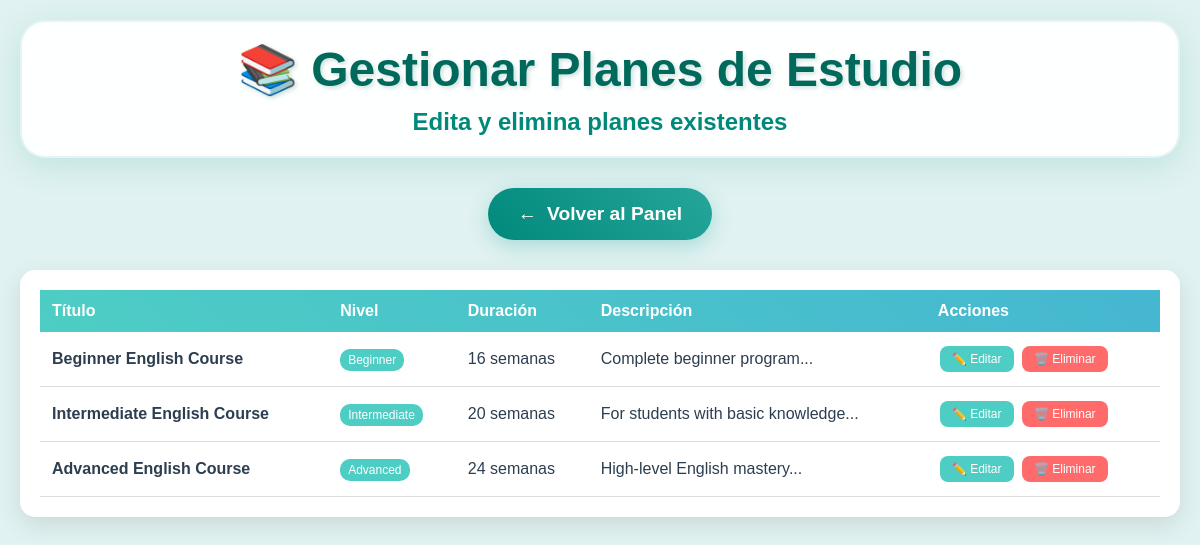
/?controller=teacher&action=managePlans (signed in), run on the app's committed database.
### tables this page shows
CREATE TABLE Plan_de_estudios (
    id INT PRIMARY KEY AUTO_INCREMENT,
    titulo VARCHAR(255) NOT NULL,
    descripcion TEXT,
    nivel ENUM('Beginner', 'Elementary', 'Intermediate', 'Upper-Intermediate', 'Advanced'),
    duracion_semanas INT DEFAULT 12,
    unidades TEXT,
    grupo_id INT,
    fecha_creacion TIMESTAMP DEFAULT CURRENT_TIMESTAMP,
    FOREIGN KEY (grupo_id) REFERENCES Grupo(id) ON DELETE SET NULL
);

### controllers/TeacherController.php (called while the page is built, shortened)
<?php
require_once 'models/PlanEstudios.php';
class TeacherController {
    private $planModel;
    public function __construct() {
        $this->planModel = new PlanEstudios();
    }
    public function managePlans() {
        $page = $_GET['page'] ?? 1;
        $limit = 5;
        $data = [
            'planes' => $this->planModel->getAll($page, $limit),
            'total' => $this->planModel->getCount(),
            'current_page' => $page,
            'total_pages' => ceil($this->planModel->getCount() / $limit),
            'page_title' => 'Gestionar Planes'
        ];
        $this->loadView('teacher/manage_plans', $data);
    }
    private function loadView($view, $data = []) {
        extract($data);
        require_once "views/$view.php";
    }
}
?>

### models/PlanEstudios.php (called while the page is built, shortened)
<?php
require_once 'config/Database.php';
class PlanEstudios {
    private $db;
    public function __construct() {
        $this->db = Database::getInstance()->getConnection();
    }
    public function getAll($page = 1, $limit = 10) {
        $offset = ($page - 1) * $limit;
        $stmt = $this->db->prepare("SELECT * FROM Plan_de_estudios ORDER BY nivel, titulo LIMIT $limit OFFSET $offset");
        $stmt->execute();
        return $stmt->fetchAll(PDO::FETCH_ASSOC);
    }
}
?>

### config/Database.php (called while the page is built)
<?php
class Database {
    private static $instance = null;
    private $pdo;
    private function __construct() {
        $host = 'localhost';
        $dbname = 'english_learning_system';
        $username = 'root';
        $password = 'root';
        try {
            $this->pdo = new PDO("mysql:host=$host;dbname=$dbname;charset=utf8", $username, $password);
            $this->pdo->setAttribute(PDO::ATTR_ERRMODE, PDO::ERRMODE_EXCEPTION);
            $this->pdo->setAttribute(PDO::ATTR_DEFAULT_FETCH_MODE, PDO::FETCH_ASSOC);
        } catch(PDOException $e) {
            die("Database connection failed: " . $e->getMessage());
        }
    }
    public static function getInstance() {
        if (self::$instance === null) {
            self::$instance = new self();
        }
        return self::$instance;
    }
    public function getConnection() {
        return $this->pdo;
    }
}
?>

### views/teacher/manage_plans.php (the view, shortened to what this page needs)
<!DOCTYPE html>
<html lang="es">
<head>
    <link rel="stylesheet" href="/englishdemo/assets/css/styles_kids.css">
</head>
<body>
    <div class="manage-container">
        <div class="header bounce fade-in">
            <h1>📚 Gestionar Planes de Estudio</h1>
            <p>Edita y elimina planes existentes</p>
        </div>
        <nav class="nav-menu">
            <a href="/englishdemo/?controller=teacher&action=panel" class="nav-btn exercises">
                <span>←</span>
                <span>Volver al Panel</span>
            </a>
        </nav>
        <div class="plans-table">
            <table style="width: 100%; border-collapse: collapse;">
                <thead>
                    <tr style="background: linear-gradient(45deg, #4ECDC4, #45B7D1); color: white;">
                        <th style="padding: 12px; text-align: left;">Título</th>
                        <th style="padding: 12px; text-align: left;">Nivel</th>
                        <th style="padding: 12px; text-align: left;">Duración</th>
                        <th style="padding: 12px; text-align: left;">Descripción</th>
                        <th style="padding: 12px; text-align: left;">Acciones</th>
                    </tr>
                </thead>
                <tbody>
                    <?php if(isset($planes)): foreach($planes as $plan): ?>
                        <tr>
                            <td style="padding: 12px; border-bottom: 1px solid #ddd;">
                                <strong><?php echo $plan['titulo']; ?></strong>
                            </td>
                            <td style="padding: 12px; border-bottom: 1px solid #ddd;">
                                <span style="background: #4ECDC4; color: white; padding: 4px 8px; border-radius: 10px; font-size: 12px;">
                                    <?php echo $plan['nivel']; ?>
                                </span>
                            </td>
                            <td style="padding: 12px; border-bottom: 1px solid #ddd;">
                                <?php echo $plan['duracion_semanas']; ?> semanas
                            </td>
                            <td style="padding: 12px; border-bottom: 1px solid #ddd;">
                                <?php echo substr($plan['descripcion'], 0, 50) . '...'; ?>
                            </td>
                            <td style="padding: 12px; border-bottom: 1px solid #ddd;">
                                <a href="/englishdemo/?controller=teacher&action=editPlan&id=<?php echo $plan['id']; ?>" class="btn-action btn-edit">
                                    ✏️ Editar
                                </a>
                                <a href="/englishdemo/?controller=teacher&action=deletePlan&id=<?php echo $plan['id']; ?>"
                                   class="btn-action btn-delete"
                                   onclick="return confirm('¿Estás seguro de eliminar este plan?')">
                                    🗑️ Eliminar
                                </a>
                            </td>
                        </tr>
                    <?php endforeach; endif; ?>
                </tbody>
            </table>
        </div>
    </div>
</body>
</html>

### assets/css/styles_kids.css (style rules this page uses)
* { margin: 0; padding: 0; box-sizing: border-box; }
body { font-family: 'Comic Sans MS', cursive, sans-serif; background: #e0f2f1; min-height: 100vh; color: #2C3E50; }
.header { text-align: center; margin-bottom: 30px; background: rgba(255, 255, 255, 0.95); border-radius: 25px; padding: 20px; box-shadow: 0 8px 32px rgba(0, 150, 136, 0.15); border: 2px solid rgba(0, 150, 136, 0.1); }
.header h1 { font-size: 3rem; color: #00695c; text-shadow: 2px 2px 4px rgba(0, 105, 92, 0.2); margin-bottom: 10px; }
.header p { font-size: 1.5rem; color: #00897b; font-weight: bold; }
.nav-menu { display: flex; justify-content: center; gap: 20px; margin-bottom: 30px; flex-wrap: wrap; }
.nav-btn { background: linear-gradient(45deg, #26a69a, #4db6ac); border: none; border-radius: 50px; padding: 15px 30px; font-size: 1.2rem; font-weight: bold; color: white; text-decoration: none; display: flex; align-items: center; gap: 10px; box-shadow: 0 6px 20px rgba(38, 166, 154, 0.3); transition: all 0.3s ease; cursor: pointer; }
.nav-btn.exercises { background: linear-gradient(45deg, #00897b, #26a69a); }
.bounce { animation: bounce 2s infinite; }

### views/teacher/manage_plans.php (style rules this page uses)
.manage-container { max-width: 1200px; margin: 0 auto; padding: 20px; }
.plans-table { background: white; border-radius: 15px; padding: 20px; box-shadow: 0 8px 25px rgba(0,0,0,0.1); overflow-x: auto; }
.btn-action { padding: 6px 12px; border: none; border-radius: 8px; font-size: 12px; cursor: pointer; margin: 2px; text-decoration: none; display: inline-block; }
.btn-edit { background: #4ECDC4; color: white; }
.btn-delete { background: #FF6B6B; color: white; }

### data on the page
plan_de_estudios: titulo "Beginner English Course", nivel "Beginner", duracion_semanas "16", descripcion "Complete beginner program"
plan_de_estudios: titulo "Intermediate English Course", nivel "Intermediate", duracion_semanas "20", descripcion "For students with basic knowledge"
plan_de_estudios: titulo "Advanced English Course", nivel "Advanced", duracion_semanas "24", descripcion "High-level English mastery"
